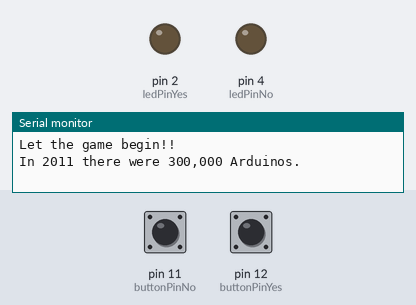
A sketch run on a simulated Arduino Uno, built with avr-gcc and run on an emulated ATmega328P. Parts: output pins drawn as LEDs (lit = HIGH), the last lines printed to the serial monitor. Inputs (shaded band) come from the test bench; at power-on: pin 11 (buttonPinNo) LOW, pin 12 (buttonPinYes) LOW.

Above: at 1.2 s.
1.3 s: pin 11 (buttonPinNo) pulled HIGH for 1 s
At 1.73 s:
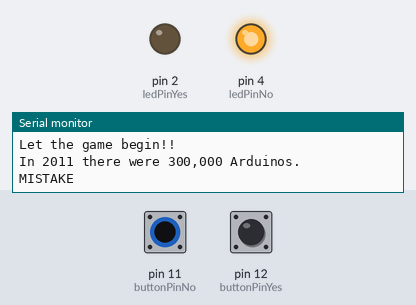
3.9 s: pin 12 (buttonPinYes) pulled HIGH for 3.2 s
At 4.33 s:
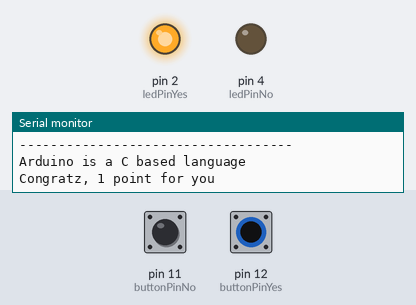
8.6 s: pin 11 (buttonPinNo) pulled HIGH for 0.15 s
At 9.7 s:
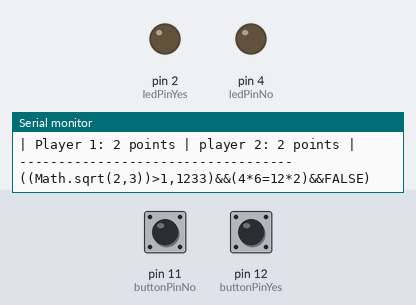
10.7 s: pin 12 (buttonPinYes) pulled HIGH for 0.15 s
At 11.13 s:
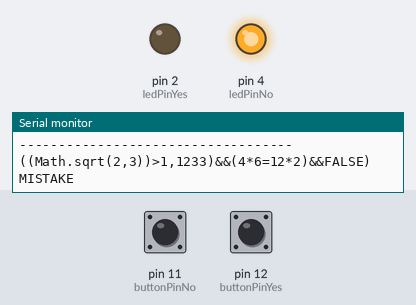
Timing chart, 0 to 13.7 s (numbered marks = the images above; inputs shaded):
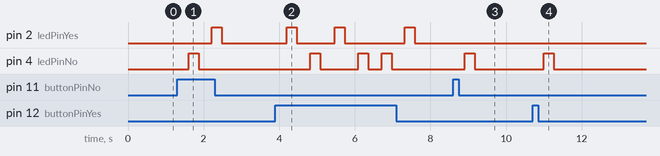

Measured:
- after the input at 1.3 s, pin 2 (ledPinYes): LOW → HIGH after 0.91 s, → LOW 0.26 s later; pin 4 (ledPinNo): LOW → HIGH after 0.30 s, → LOW 0.26 s later
- after the input at 3.9 s, pin 2 (ledPinYes): goes HIGH 0.26 s, LOW 1.0 s, HIGH 0.26 s, LOW 1.6 s, HIGH 0.26 s, then LOW, starting after 0.30 s; pin 4 (ledPinNo): goes HIGH 0.26 s, LOW 1.0 s, HIGH 0.26 s, LOW 0.35 s, HIGH 0.26 s, then LOW, starting after 0.92 s
- after the input at 8.6 s, pin 4 (ledPinNo): LOW → HIGH after 0.30 s, → LOW 0.26 s later
- after the input at 10.7 s, pin 4 (ledPinNo): LOW → HIGH after 0.30 s, → LOW 0.26 s later

The sketch:

game.ino
```cpp
int buttonPinYes=12;
int buttonPinNo=11;
int ledPinYes=2;
int ledPinNo=4;


int count=0;
int buttonCondition;
int lastCondition=LOW;
long lastDebounce=0;
long debouncePeriod=50;

int isYes=LOW;
int isNo=LOW;

int turn=2;
int randNum;

String questionsArr[10]={" Massimo Banzi dropped out of college because it was too boring for him.", "((5/3)>(6/4))||((2^6)>(3^7))||(TRUE))", "In 2011 there were 300,000 Arduinos.", "Arduino is a C based language", "A 3D printer can be created with Arduino", "All Arduino boards are created in China", "Simeon Yanchev created his phone with Arduino", "((Math.sqrt(2,3))>1,1233)&&(4*6=12*2)&&FALSE)", "Japan have recently created military ships with Arduino", "Arduino is the Matrix that will destroy us all"};

int questionNumberArray[10]={2,5,3,6,0,8,9,1,4,7};

int playerOnePoints=0;
int playerTwoPoints=0;


void setup() {
  pinMode(ledPinYes, OUTPUT);
  pinMode(ledPinNo, OUTPUT);
  pinMode(buttonPinYes, INPUT);
  pinMode(buttonPinNo, INPUT);
  Serial.begin(9600);
  randomSeed(analogRead(A0));
}

void loop() {
  Serial.println("Let the game begin!!");

  for(int i=0;i<10;i++){
    //ASKING QUESTION
    Serial.println();
    Serial.println();
    Serial.println(questionsArr[questionNumberArray[i]]);

    //Waiting in vein
    while((isYes==LOW)&&(isNo==LOW)){
      isYes=bounce(buttonPinYes);
      isNo=bounce(buttonPinNo);
      if((isYes==HIGH)||(isNo==HIGH)){
        delay(300);
      }

      //answering and pointing
      if((turn%2)==0){
         playerOnePoints+=checkAnswer(isYes, isNo, questionNumberArray[i]);
      }else{
        playerTwoPoints+=checkAnswer(isYes, isNo, questionNumberArray[i]);

      }

    }
    showScore(playerOnePoints, playerTwoPoints);
    turn++;
    digitalWrite(ledPinNo,LOW);
    digitalWrite(ledPinYes,LOW);
    isYes=LOW;
    isNo=LOW;

  }
  //ending game
  if(playerOnePoints>playerTwoPoints){
    Serial.println("Player 1 wins!!!");
  }else if(playerOnePoints<playerTwoPoints){
    Serial.println("Player 2 wins!!!");
  }else{
    Serial.println("The game is draw!");
  }
  while(buttonPinYes>buttonPinNo){
    Serial.println();
    Serial.println("Press the restart key to play again");
    Serial.println();
    delay(5000);
  }
}
void showScore(int a, int b){
  Serial.println();
  Serial.println();
  Serial.println("-----------------------------------");
  Serial.print("| Player 1: ");
  Serial.print(a);
  Serial.print(" points | player 2: ");
  Serial.print(b);
  Serial.println(" points |");
  Serial.println("-----------------------------------");
  Serial.println();
  Serial.println();
}

int bounce(int pin){
   int result=digitalRead(pin);

  if(result!=lastCondition){
    lastDebounce=millis();
  }
  if(result!=buttonCondition){
    buttonCondition=result;
    if(buttonCondition==HIGH){
      return HIGH;
    }
  }
  lastCondition=result;
  return LOW;
}

int checkAnswer(int isTRUE, int isFALSE, int questionNumber){
   if((isTRUE==HIGH)&&(questionNumber>4)){
      Serial.println("MISTAKE" );
      digitalWrite(ledPinNo, HIGH);
      delay(200);
      return 0;

   }else if((isTRUE==HIGH)&&(questionNumber>=0)){
      Serial.println("Congratz, 1 point for you");
      digitalWrite(ledPinYes, HIGH);
      delay(200);
      return 1;
   }else if((isFALSE==HIGH)&&(questionNumber>4)){
      Serial.println("Congrats, 1 point for you");
      digitalWrite(ledPinYes, HIGH);
      delay(200);
      return 1;
   }else if((isFALSE==HIGH)&&(questionNumber>=0)){
      Serial.println("MISTAKE" );
      digitalWrite(ledPinNo, HIGH);
      delay(200);
      return 0;
   }
   return 0;
}
```
